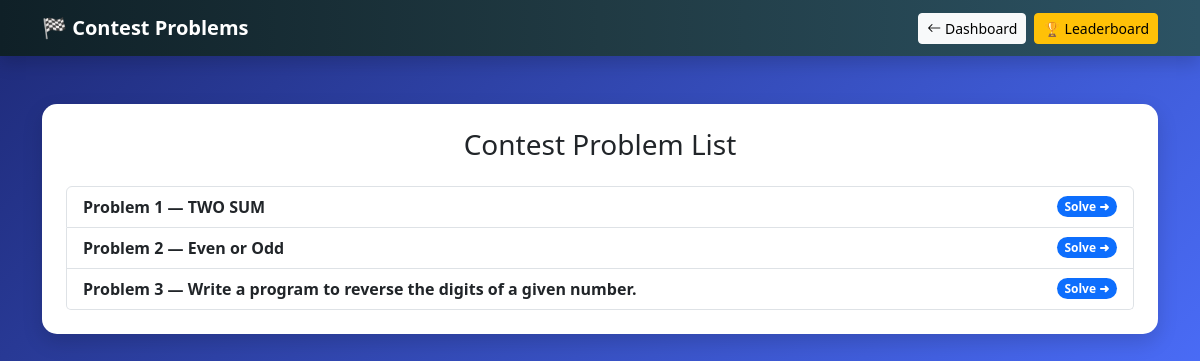
Screenshot of /contest/16 (signed in) with the database file from the repository.
### tables this page shows
CREATE TABLE problems(
    id INTEGER PRIMARY KEY AUTOINCREMENT,
    title TEXT,
    description TEXT
);

### app.py (the view)
@app.route("/contest/<int:cid>")
def contest(cid):
    if "user" not in session:
        return redirect("/")
    conn = sqlite3.connect("platform.db")
    c = conn.cursor()
    c.execute("SELECT id, title FROM problems")
    problems = c.fetchall()
    conn.close()
    return render_template("contest.html", problems=problems, cid=cid)

### templates/contest.html (shortened to what this page needs)
<!DOCTYPE html>
<html lang="en">
<head>
<link href="https://cdn.jsdelivr.net/npm/bootstrap@5.3.2/dist/css/bootstrap.min.css" rel="stylesheet">
<link rel="stylesheet" href="https://cdn.jsdelivr.net/npm/bootstrap-icons@1.11.1/font/bootstrap-icons.css">
</head>
<body>
<nav class="navbar navbar-dark shadow">
    <div class="container">
        <span class="navbar-brand fw-bold">
            🏁 Contest Problems
        </span>
        <div class="d-flex gap-2">
            <a href="/dashboard" class="btn btn-light btn-sm">
                <i class="bi bi-arrow-left"></i> Dashboard
            </a>
            <a href="/leaderboard/{{ cid }}" class="btn btn-warning btn-sm">
                🏆 Leaderboard
            </a>
        </div>
    </div>
</nav>
<div class="container my-5">
    <div class="card p-4">
        <h3 class="mb-4 text-center">
            Contest Problem List
        </h3>
        <div class="list-group">
            {% for p in problems %}
            <a href="/problem/{{ p[0] }}"
               class="list-group-item list-group-item-action d-flex justify-content-between align-items-center problem-item">
                <span class="fw-semibold">
                    Problem {{ loop.index }} — {{ p[1] }}
                </span>
                <span class="badge bg-primary rounded-pill">
                    Solve ➜
                </span>
            </a>
            {% endfor %}
        </div>
    </div>
</div>
</body>
</html>

### templates/contest.html (style rules this page uses)
body { background: linear-gradient(135deg,#1e2a78,#4a6cf7); font-family: 'Segoe UI', sans-serif; }
.navbar { background: linear-gradient(90deg,#0f2027,#203a43,#2c5364); }
.card { border-radius: 15px; border: none; box-shadow: 0 8px 20px rgba(0,0,0,0.15); }
.problem-item { transition: 0.3s; }

### rows the page displays
problems: title "TWO SUM"
problems: title "Even or Odd"
problems: title "Write a program to reverse the digits of a given number."
